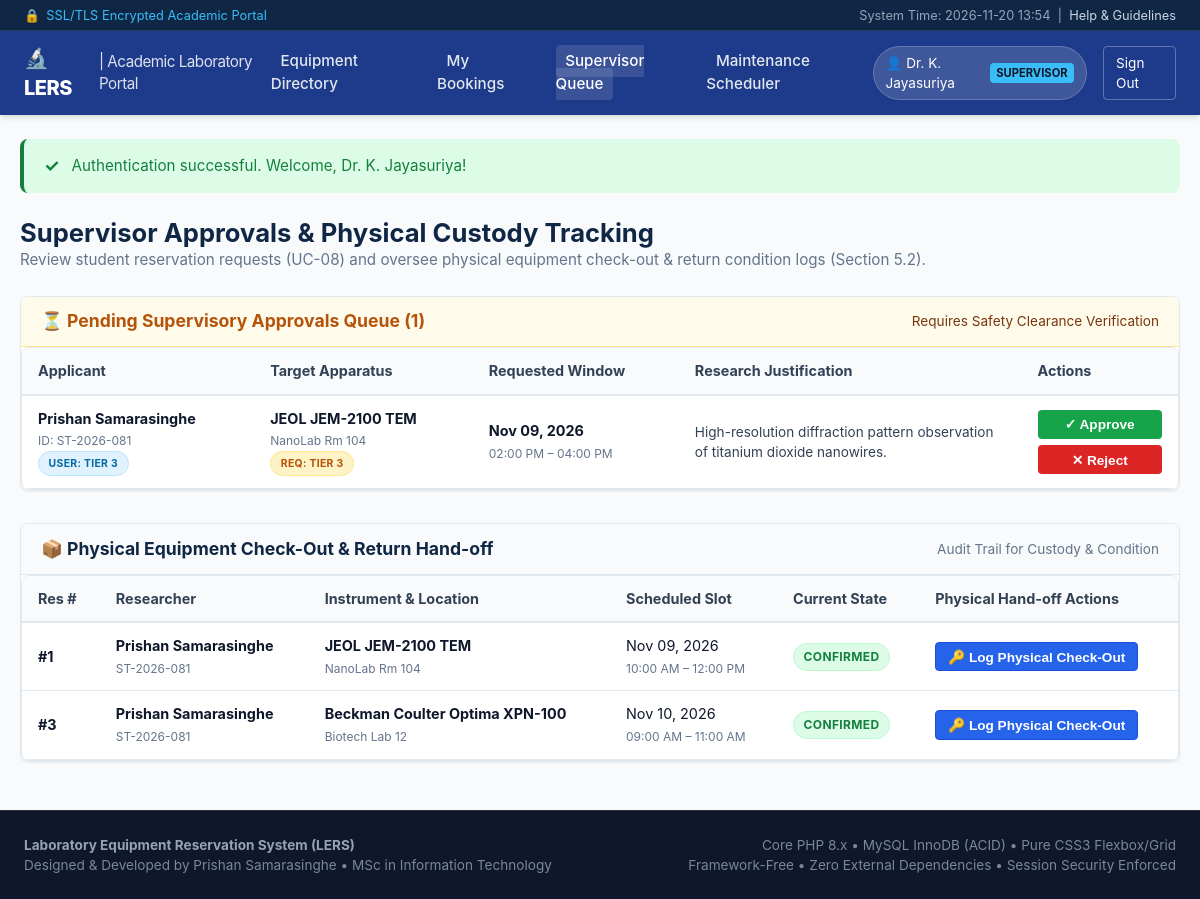
Screenshot of /approvals.php (signed in) with the database file from the repository.
### tables this page shows
CREATE TABLE `reservations` (
    `reservation_id` INT AUTO_INCREMENT PRIMARY KEY,
    `equipment_id` INT NOT NULL,
    `user_id` INT NOT NULL,
    `start_time` DATETIME NOT NULL,
    `end_time` DATETIME NOT NULL,
    `purpose` TEXT NOT NULL,
    `cert_verified` TINYINT(1) NOT NULL DEFAULT 1,
    `status` ENUM('pending', 'confirmed', 'rejected', 'cancelled', 'checked_out', 'completed') NOT NULL DEFAULT 'pending',
    `reviewed_by` INT DEFAULT NULL,
    `rejection_reason` TEXT DEFAULT NULL,
    `checked_out_at` DATETIME DEFAULT NULL,
    `returned_at` DATETIME DEFAULT NULL,
    `return_condition` ENUM('operational', 'requires_cleaning', 'minor_wear', 'defective') DEFAULT NULL,
    `consumable_notes` TEXT DEFAULT NULL,
    `created_at` TIMESTAMP DEFAULT CURRENT_TIMESTAMP,
    CONSTRAINT `fk_res_equipment` FOREIGN KEY (`equipment_id`) REFERENCES `equipment` (`equipment_id`) ON DELETE CASCADE,
    CONSTRAINT `fk_res_user` FOREIGN KEY (`user_id`) REFERENCES `users` (`user_id`) ON DELETE CASCADE,
    CONSTRAINT `fk_res_reviewer` FOREIGN KEY (`reviewed_by`) REFERENCES `users` (`user_id`) ON DELETE SET NULL,
    INDEX `idx_collision` (`equipment_id`, `start_time`, `end_time`, `status`),
    INDEX `idx_user_status` (`user_id`, `status`)
);

CREATE TABLE `users` (
    `user_id` INT AUTO_INCREMENT PRIMARY KEY,
    `id_number` VARCHAR(50) NOT NULL UNIQUE,
    `full_name` VARCHAR(100) NOT NULL,
    `email` VARCHAR(120) NOT NULL UNIQUE,
    `password_hash` VARCHAR(255) NOT NULL,
    `role` ENUM('student', 'supervisor', 'admin') NOT NULL DEFAULT 'student',
    `cert_tier` ENUM('Tier 1', 'Tier 2', 'Tier 3') NOT NULL DEFAULT 'Tier 1',
    `department` VARCHAR(120) NOT NULL DEFAULT 'Department of Physics & Nanotechnology',
    `phone` VARCHAR(30) DEFAULT NULL,
    `created_at` TIMESTAMP DEFAULT CURRENT_TIMESTAMP
);

CREATE TABLE `equipment` (
    `equipment_id` INT AUTO_INCREMENT PRIMARY KEY,
    `equipment_name` VARCHAR(150) NOT NULL,
    `model_number` VARCHAR(100) NOT NULL,
    `lab_location` VARCHAR(100) NOT NULL,
    `description` TEXT NOT NULL,
    `req_cert_tier` ENUM('Tier 1', 'Tier 2', 'Tier 3') NOT NULL DEFAULT 'Tier 1',
    `requires_approval` TINYINT(1) NOT NULL DEFAULT 1,
    `status` ENUM('operational', 'maintenance', 'decommissioned') NOT NULL DEFAULT 'operational',
    `maintenance_note` VARCHAR(255) DEFAULT NULL,
    `created_at` TIMESTAMP DEFAULT CURRENT_TIMESTAMP
);

### includes/auth.php (called while the page is built, shortened)
<?php
function sanitize(?string $string): string
{
    return htmlspecialchars((string)$string, ENT_QUOTES, 'UTF-8');
}

### approvals.php (the view, shortened to what this page needs)
<?php
require_once __DIR__ . '/includes/header.php';
$pdo = getDBConnection();
$pendingStmt = $pdo->query("
    SELECT r.*, e.equipment_name, e.model_number, e.lab_location, e.req_cert_tier,
           u.full_name, u.id_number, u.email, u.cert_tier AS user_tier, u.department
    FROM reservations r
    JOIN equipment e ON r.equipment_id = e.equipment_id
    JOIN users u ON r.user_id = u.user_id
    WHERE r.status = 'pending'
    ORDER BY r.created_at ASC
");
$pendingReservations = $pendingStmt->fetchAll();
$activeStmt = $pdo->query("
    SELECT r.*, e.equipment_name, e.lab_location,
           u.full_name, u.id_number, u.email
    FROM reservations r
    JOIN equipment e ON r.equipment_id = e.equipment_id
    JOIN users u ON r.user_id = u.user_id
    WHERE r.status IN ('confirmed', 'checked_out')
    ORDER BY r.start_time ASC
");
$activeReservations = $activeStmt->fetchAll();
?>
<div style="display:flex; justify-content:space-between; align-items:center; margin-bottom:1.5rem;">
    <div>
        <h1 style="font-size:1.6rem;">Supervisor Approvals &amp; Physical Custody Tracking</h1>
        <p style="color:var(--text-muted); font-size:0.95rem;">
            Review student reservation requests (UC-08) and oversee physical equipment check-out &amp; return condition logs (Section 5.2).
        </p>
    </div>
</div>
<section class="card" style="margin-bottom: 2rem;">
    <div class="card-header" style="background:#fffbeb; border-color:#fde68a;">
        <h2 class="card-title" style="color:#b45309;">
            ⏳ Pending Supervisory Approvals Queue (<?= count($pendingReservations) ?>)
        </h2>
        <span style="font-size:0.85rem; color:#78350f;">Requires Safety Clearance Verification</span>
    </div>
    <div class="card-body" style="padding:0;">
        <?php if (empty($pendingReservations)): ?>
            <div style="padding: 2.5rem; text-align: center; color: var(--text-muted);">
                <p>✓ All student and researcher reservation requests have been processed.</p>
            </div>
        <?php else: ?>
            <div class="table-responsive">
                <table class="data-table">
                    <thead>
                        <tr>
                            <th>Applicant</th>
                            <th>Target Apparatus</th>
                            <th>Requested Window</th>
                            <th>Research Justification</th>
                            <th>Actions</th>
                        </tr>
                    </thead>
                    <tbody>
                        <?php foreach ($pendingReservations as $p): ?>
                            <tr>
                                <td>
                                    <strong><?= sanitize($p['full_name']) ?></strong><br>
                                    <small style="color:var(--text-muted);">ID: <?= sanitize($p['id_number']) ?></small><br>
                                    <span class="badge badge-info" style="font-size:0.65rem;">User: <?= sanitize($p['user_tier']) ?></span>
                                </td>
                                <td>
                                    <strong><?= sanitize($p['equipment_name']) ?></strong><br>
                                    <small style="color:var(--text-muted);"><?= sanitize($p['lab_location']) ?></small><br>
                                    <span class="badge badge-warning" style="font-size:0.65rem;">Req: <?= sanitize($p['req_cert_tier']) ?></span>
                                </td>
                                <td>
                                    <strong><?= formatDate($p['start_time']) ?></strong><br>
                                    <small style="color:var(--text-muted);">
                                        <?= formatTime($p['start_time']) ?> &ndash; <?= formatTime($p['end_time']) ?>
                                    </small>
                                </td>
                                <td style="max-width: 280px; font-size: 0.85rem; color: #334155;">
                                    <?= sanitize($p['purpose']) ?>
                                </td>
                                <td>
                                    <div style="display:flex; flex-direction:column; gap:0.4rem;">
                                        <form action="approvals.php" method="POST" style="margin:0;">
                                            <button type="submit" class="btn btn-success btn-sm" style="width:100%;">
                                                ✓ Approve
                                            </button>
                                        </form>
                                        <button
                                            type="button"
                                            class="btn btn-danger btn-sm"
                                            onclick="const reason = prompt('Please enter the mandatory rejection rationale:'); if (reason) { document.getElementById('reject_reason_<?= $p['reservation_id'] ?>').value = reason; document.getElementById('reject_form_<?= $p['reservation_id'] ?>').submit(); }"
                                        >
                                            ✕ Reject
                                        </button>
                                    </div>
                                </td>
                            </tr>
                        <?php endforeach; ?>
                    </tbody>
                </table>
            </div>
        <?php endif; ?>
    </div>
</section>
<section class="card">
    <div class="card-header">
        <h2 class="card-title">📦 Physical Equipment Check-Out &amp; Return Hand-off</h2>
        <span style="font-size:0.85rem; color:var(--text-muted);">Audit Trail for Custody &amp; Condition</span>
    </div>
    <div class="card-body" style="padding:0;">
        <?php if (empty($activeReservations)): ?>
            <div style="padding: 2.5rem; text-align: center; color: var(--text-muted);">
                <p>No confirmed reservations awaiting check-out or active custody hand-offs.</p>
            </div>
        <?php else: ?>
            <div class="table-responsive">
                <table class="data-table">
                    <thead>
                        <tr>
                            <th>Res #</th>
                            <th>Researcher</th>
                            <th>Instrument &amp; Location</th>
                            <th>Scheduled Slot</th>
                            <th>Current State</th>
                            <th>Physical Hand-off Actions</th>
                        </tr>
                    </thead>
                    <tbody>
                        <?php foreach ($activeReservations as $act): ?>
                            <tr>
                                <td><strong>#<?= (int)$act['reservation_id'] ?></strong></td>
                                <td>
                                    <strong><?= sanitize($act['full_name']) ?></strong><br>
                                    <small style="color:var(--text-muted);"><?= sanitize($act['id_number']) ?></small>
                                </td>
                                <td>
                                    <strong><?= sanitize($act['equipment_name']) ?></strong><br>
                                    <small style="color:var(--text-muted);"><?= sanitize($act['lab_location']) ?></small>
                                </td>
                                <td>
                                    <?= formatDate($act['start_time']) ?><br>
                                    <small style="color:var(--text-muted);"><?= formatTime($act['start_time']) ?> &ndash; <?= formatTime($act['end_time']) ?></small>
                                </td>
                                <td><?= renderStatusBadge($act['status']) ?></td>
                                <td>
                                    <?php if ($act['status'] === 'confirmed'): ?>
                                        <form action="approvals.php" method="POST" onsubmit="return confirm('Confirm physical apparatus hand-off to researcher?');">
                                            <button type="submit" class="btn btn-primary btn-sm">
                                                🔑 Log Physical Check-Out
                                            </button>
                                        </form>
                                    <?php endif; ?>
                                </td>
                            </tr>
                        <?php endforeach; ?>
                    </tbody>
                </table>
            </div>
        <?php endif; ?>
    </div>
</section>
<?php require_once __DIR__ . '/includes/footer.php'; ?>

### includes/functions.php (shortened to what this page needs)
<?php
function getFlashes(): array
{
    $flashes = [];
    $types = ['success', 'error', 'warning', 'info'];
    foreach ($types as $type) {
        $key = 'flash_' . $type;
        if (!empty($_SESSION[$key])) {
            $flashes[$type] = $_SESSION[$key];
        }
    }
    return $flashes;
}
function renderFlashes(): string
{
    $flashes = getFlashes();
    $html = '<div class="flash-messages-container" style="margin-bottom: 1.5rem;">';
    foreach ($flashes as $type => $message) {
        $colorClass = 'alert-' . $type;
        $icon = match($type) {
            'success' => '✓',
            'error'   => '✕',
            'warning' => '⚠',
            default   => 'ℹ'
        };
        $html .= sprintf(
            '<div class="alert %s" role="alert"><span class="alert-icon">%s</span> <span>%s</span></div>',
            htmlspecialchars($colorClass, ENT_QUOTES, 'UTF-8'),
            $icon,
            htmlspecialchars($message, ENT_QUOTES, 'UTF-8')
        );
    }
    $html .= '</div>';
    return $html;
}
function formatDate(?string $datetime): string
{
    return date('M d, Y', strtotime($datetime));
}
function formatTime(?string $datetime): string
{
    return date('h:i A', strtotime($datetime));
}
function renderStatusBadge(string $status): string
{
    $normalized = strtolower(trim($status));
    $label = ucwords(str_replace('_', ' ', $normalized));
    $badgeClass = match($normalized) {
        'operational', 'confirmed', 'completed' => 'badge-success',
        'pending'                               => 'badge-warning',
        'maintenance', 'rejected', 'cancelled'  => 'badge-danger',
        'checked_out'                           => 'badge-info',
        'decommissioned'                        => 'badge-dark',
        default                                 => 'badge-secondary'
    };
    return sprintf(
        '<span class="badge %s">%s</span>',
        htmlspecialchars($badgeClass, ENT_QUOTES, 'UTF-8'),
        htmlspecialchars($label, ENT_QUOTES, 'UTF-8')
    );
}

### rows the page displays
reservations: user.full_name "Prishan Samarasinghe", user.id_number "ST-2026-081", user.cert_tier "TIER 3", equipment.equipment_name "JEOL JEM-2100 TEM", equipment.lab_location "NanoLab Rm 104", equipment.req_cert_tier "TIER 3", start_time "Nov 09, 2026", start_time "02:00 PM", end_time "04:00 PM", purpose "High-resolution diffraction pattern observation of titanium dioxide nanowires."
reservations: reservation_id "1", user.full_name "Prishan Samarasinghe", user.id_number "ST-2026-081", equipment.equipment_name "JEOL JEM-2100 TEM", equipment.lab_location "NanoLab Rm 104", start_time "Nov 09, 2026", start_time "10:00 AM", end_time "12:00 PM", status "CONFIRMED"
reservations: reservation_id "3", user.full_name "Prishan Samarasinghe", user.id_number "ST-2026-081", equipment.equipment_name "Beckman Coulter Optima XPN-100", equipment.lab_location "Biotech Lab 12", start_time "Nov 10, 2026", start_time "09:00 AM", end_time "11:00 AM", status "CONFIRMED"

### other values shown
$currentUser['full_name'] "Dr. K. Jayasuriya"
$currentUser['role'] "SUPERVISOR"
$icon "✓"
$message "Authentication successful. Welcome, Dr. K. Jayasuriya!"
count($pendingReservations) "1"
